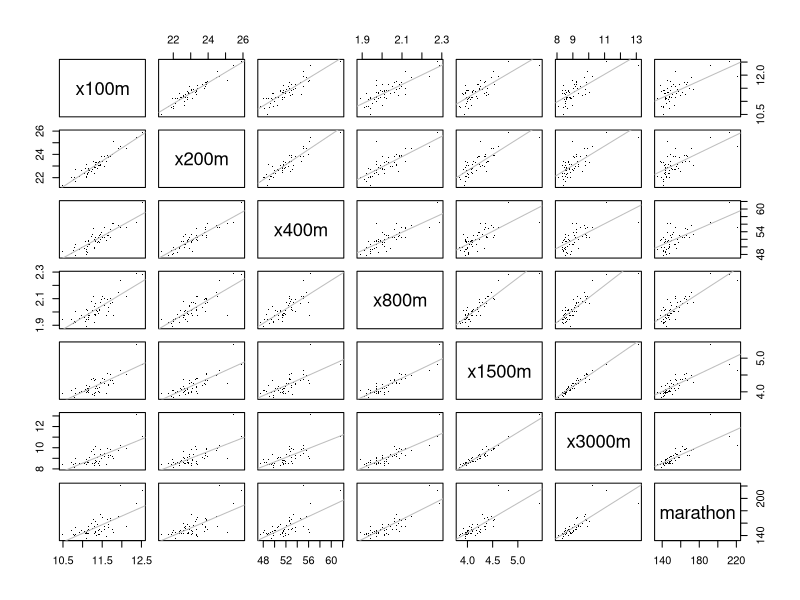
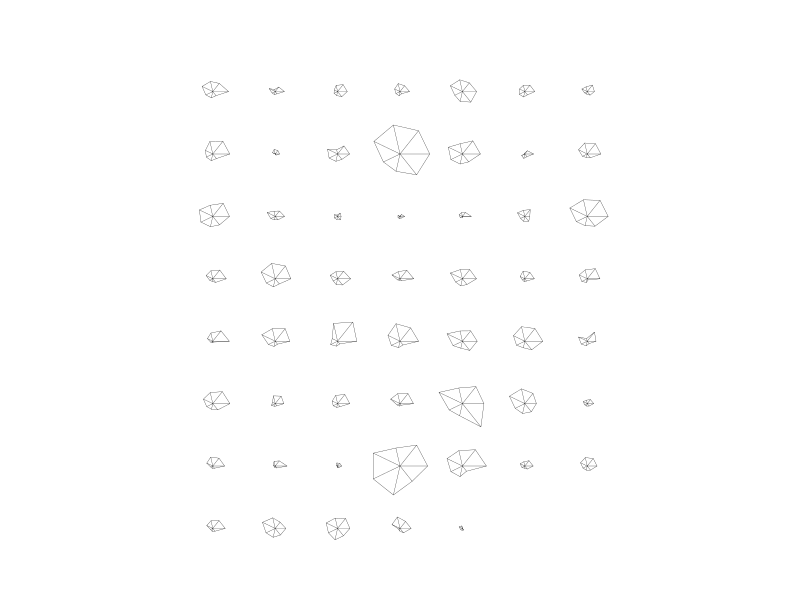
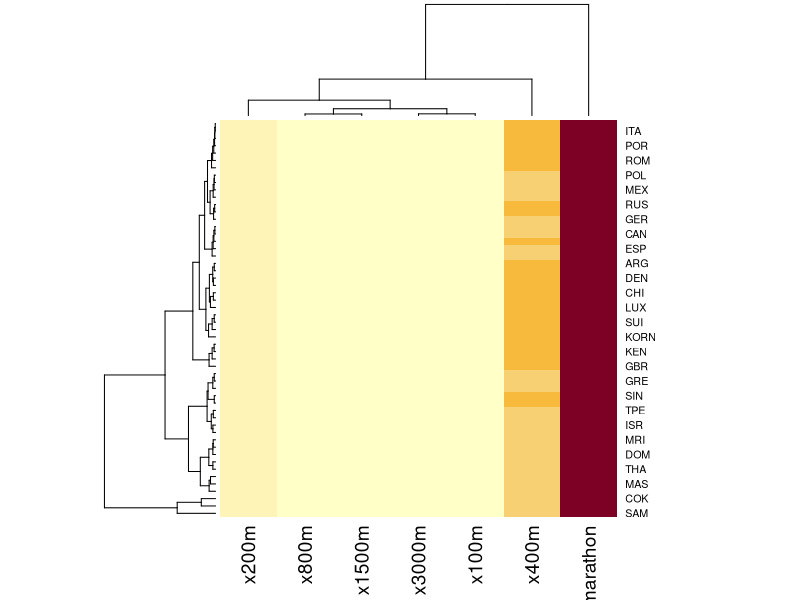

Generate these figures, in order, with R:
## ---- chunk 1
knitr::opts_chunk$set(echo = TRUE, message = FALSE, warning = FALSE)
## ---- chunk 2
trackrcs <- read.table("T1-9.dat")
colnames(trackrcs) <- c("countries", "x100m", "x200m", "x400m", "x800m", "x1500m", "x3000m", "marathon")
## ---- chunk 3
colMeans((trackrcs)[,-1])
## ---- chunk 4
apply((trackrcs)[,-1], 2, median)
## ---- chunk 5
apply((trackrcs)[,-1], 2, sd)
## ---- chunk 6
apply((trackrcs)[,-1], 2, max)
## ---- chunk 7
apply((trackrcs)[,-1], 2, min)
## ---- chunk 8
cov_m <- cov((trackrcs)[,-1])
corr_m <- cor((trackrcs)[,-1])

cov_m
corr_m
## ---- chunk 9
pairs(trackrcs[,-1], pch = ".", cex = 1.5, panel = function(x, y, ...){
   points(x, y, ...)
   abline(lm(y ~ x), col = "grey") })

## ---- chunk 10
stars(trackrcs[,-1], cex = 0.55)
## ---- chunk 11
trackrcs2 <- (trackrcs)[,-1]
rownames(trackrcs2) <- trackrcs[,1]
heatmap(x=as.matrix(trackrcs2))

